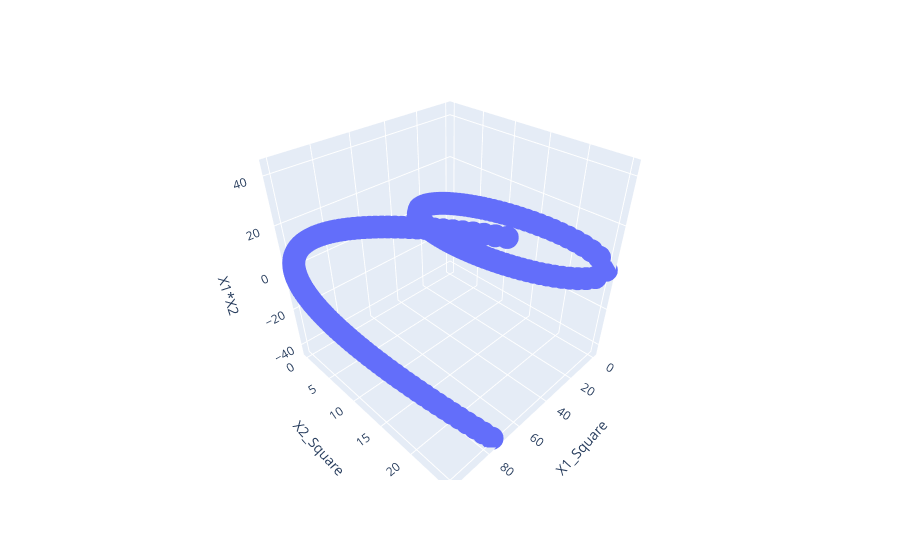

Notebook code for this chart:
### Code cell
pxp.scatter_3d(data_frame=df, x = 'X1_Square',y = 'X2_Square',z = 'X1*X2')

### Figure 1 — Plotly figure (JSON) as saved in the notebook; plotly's stock layout.template omitted (floating-point values rounded to 4 significant figures; data arrays with more than 128 entries replaced by an {"elided": "..."} marker saying what was removed)
{"data": [{"hovertemplate": "X1_Square=%{x}<br>X2_Square=%{y}<br>X1*X2=%{z}<extra></extra>", "legendgroup": "", "marker": {"color": "#636efa", "symbol": "circle"}, "mode": "markers", "name": "", "scene": "scene", "showlegend": false, "type": "scatter3d", "x": {"elided": "400 float values"}, "y": {"elided": "400 float values"}, "z": {"elided": "400 float values"}}], "layout": {"legend": {"tracegroupgap": 0}, "margin": {"t": 60}, "scene": {"domain": {"x": [0, 1], "y": [0, 1]}, "xaxis": {"title": {"text": "X1_Square"}}, "yaxis": {"title": {"text": "X2_Square"}}, "zaxis": {"title": {"text": "X1*X2"}}}}}
